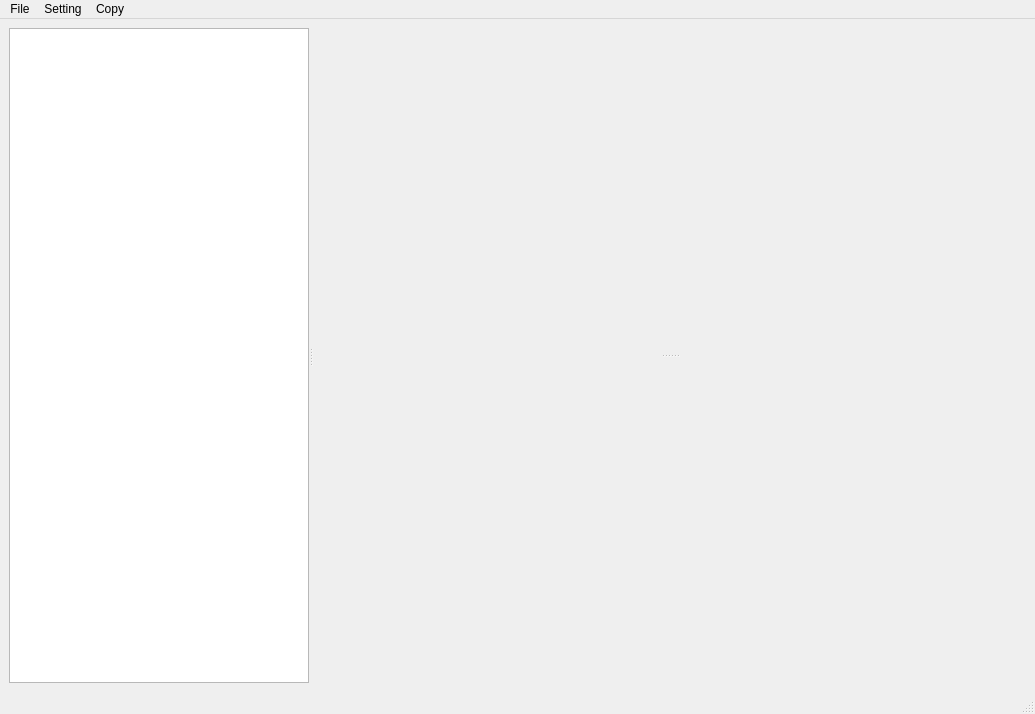
<?xml version="1.0" encoding="UTF-8"?>
<ui version="4.0">
 <class>MainWindow</class>
 <widget class="QMainWindow" name="MainWindow">
  <property name="geometry">
   <rect>
    <x>0</x>
    <y>0</y>
    <width>1035</width>
    <height>714</height>
   </rect>
  </property>
  <property name="windowTitle">
   <string>Ion Viewer</string>
  </property>
  <widget class="QWidget" name="centralwidget">
   <property name="sizePolicy">
    <sizepolicy hsizetype="Maximum" vsizetype="Maximum">
     <horstretch>0</horstretch>
     <verstretch>0</verstretch>
    </sizepolicy>
   </property>
   <layout class="QGridLayout" name="gridLayout">
    <item row="0" column="0">
     <widget class="QSplitter" name="splitter_2">
      <property name="sizePolicy">
       <sizepolicy hsizetype="Expanding" vsizetype="Expanding">
        <horstretch>0</horstretch>
        <verstretch>0</verstretch>
       </sizepolicy>
      </property>
      <property name="orientation">
       <enum>Qt::Horizontal</enum>
      </property>
      <widget class="QListWidget" name="listWidget">
       <property name="maximumSize">
        <size>
         <width>300</width>
         <height>16777215</height>
        </size>
       </property>
       <property name="contextMenuPolicy">
        <enum>Qt::DefaultContextMenu</enum>
       </property>
      </widget>
      <widget class="QSplitter" name="splitter">
       <property name="sizePolicy">
        <sizepolicy hsizetype="Expanding" vsizetype="Expanding">
         <horstretch>0</horstretch>
         <verstretch>0</verstretch>
        </sizepolicy>
       </property>
       <property name="orientation">
        <enum>Qt::Vertical</enum>
       </property>
       <widget class="MatplotlibWidget" name="mplwidget_up"/>
       <widget class="MatplotlibWidget" name="mplwidget_down"/>
      </widget>
     </widget>
    </item>
   </layout>
  </widget>
  <widget class="QMenuBar" name="menubar">
   <property name="geometry">
    <rect>
     <x>0</x>
     <y>0</y>
     <width>1035</width>
     <height>25</height>
    </rect>
   </property>
   <widget class="QMenu" name="menuFile">
    <property name="title">
     <string>File</string>
    </property>
    <addaction name="actionLoad_File"/>
    <addaction name="actionLoad_Folder"/>
    <addaction name="actionClean_Load_File"/>
   </widget>
   <widget class="QMenu" name="menuSetting">
    <property name="title">
     <string>Setting</string>
    </property>
    <addaction name="actionColorMapSettingDialog"/>
   </widget>
   <widget class="QMenu" name="menuCopy">
    <property name="title">
     <string>Copy</string>
    </property>
    <addaction name="actionCopy_Image"/>
    <addaction name="actionCopy_Slice"/>
   </widget>
   <addaction name="menuFile"/>
   <addaction name="menuSetting"/>
   <addaction name="menuCopy"/>
  </widget>
  <widget class="QStatusBar" name="statusbar">
   <property name="enabled">
    <bool>true</bool>
   </property>
  </widget>
  <action name="actionLoad_File">
   <property name="text">
    <string>Load File</string>
   </property>
  </action>
  <action name="actionLoad_Folder">
   <property name="text">
    <string>Load Folder</string>
   </property>
  </action>
  <action name="actionClean_Load_File">
   <property name="text">
    <string>Clean Load File</string>
   </property>
  </action>
  <action name="actionRange">
   <property name="text">
    <string>Range</string>
   </property>
  </action>
  <action name="actionColorMapSettingDialog">
   <property name="text">
    <string>Color Map</string>
   </property>
  </action>
  <action name="actionNormalize_by_DV">
   <property name="text">
    <string>Normalize by DV</string>
   </property>
  </action>
  <action name="actionCopy_Image">
   <property name="text">
    <string>Copy Image</string>
   </property>
  </action>
  <action name="actionCopy_Slice">
   <property name="text">
    <string>Copy Slice</string>
   </property>
  </action>
 </widget>
 <customwidgets>
  <customwidget>
   <class>MatplotlibWidget</class>
   <extends>QWidget</extends>
   <header>matplotlibwidget</header>
  </customwidget>
 </customwidgets>
 <resources/>
 <connections/>
</ui>
